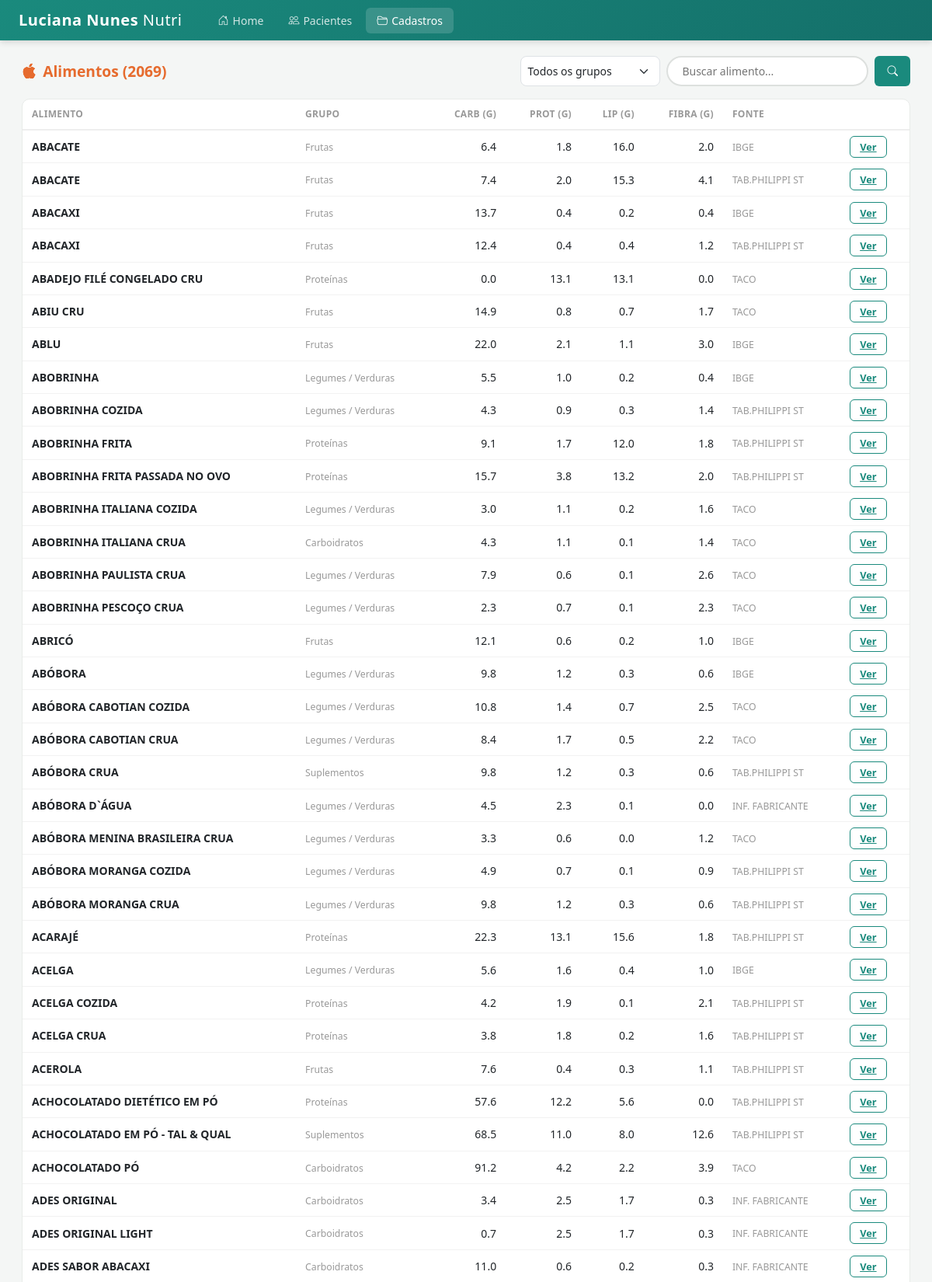
Screenshot of /cadastros/alimentos (upper part) with the database file from the repository.
### tables this page shows
CREATE TABLE "alimento" ("cd_alimento" INTEGER, "Fl_Tend_Consumo" INTEGER, "Fl_Controle" INTEGER, "Nm_Alimento" TEXT, "Vl_G_poli" TEXT, "Vl_g_mon" TEXT, "Vl_G_Sat" TEXT, "Vl_Colest" TEXT, "Vl_B1" TEXT, "Vl_B2" TEXT, "Vl_B6" TEXT, "Vl_B12" TEXT, "Vl_Nia" TEXT, "Vl_Folic" TEXT, "Vl_Pant" TEXT, "Vl_Iodo" TEXT, "Vl_mg" TEXT, "Vl_zinco" TEXT, "Vl_Mn" TEXT, "Vl_Cobre" TEXT, "Vl_Selen" TEXT, "Vl_Carb" TEXT, "Vl_G_Tot" TEXT, "Vl_Prot" TEXT, "Vl_Fibra" TEXT, "Vl_Vit_A" TEXT, "Vl_Vit_C" TEXT, "Vl_Vit_D" TEXT, "Vl_Vit_E" TEXT, "Vl_Na" TEXT, "Vl_Ca" TEXT, "Vl_K" TEXT, "Vl_P" TEXT, "Vl_Fe" TEXT, "Ds_Fonte" TEXT, "Vl_Arginina" TEXT, "Vl_Histidina" TEXT, "Vl_Isoleucina" TEXT, "Vl_Leucina" TEXT, "Vl_Lisina" TEXT, "Vl_Metionina" TEXT, "Vl_Fenilalanina" TEXT, "Vl_Treonina" TEXT, "Vl_Triptofano" TEXT, "Vl_Tirosina" TEXT, "Vl_Valina" TEXT, "Vl_Ac_Palmitico" TEXT, "Vl_Ac_Estearico" TEXT, "Vl_Ac_Oleico" TEXT, "Vl_Ac_Linoleico" TEXT, "Vl_Ac_Linolenico" TEXT);

CREATE TABLE "grupo_alimentos" ("CD_GRUPO" INTEGER, "FL_CONTROLE" INTEGER, "DS_GRUPO" TEXT);

### app.py (the view)
@app.route("/cadastros/alimentos")
def cadastros_alimentos():
    db = get_db()
    busca = request.args.get("q", "").strip()
    grupo = request.args.get("grupo", "")
    page = int(request.args.get("page", 1))
    per_page = 50
    grupos = db.execute("SELECT CD_GRUPO, DS_GRUPO FROM grupo_alimentos ORDER BY DS_GRUPO").fetchall()
    base_from = """
        FROM alimento a
        LEFT JOIN alimento_grupo ag ON a.cd_alimento = ag.CD_ALIMENTO
        LEFT JOIN grupo_alimentos g ON ag.CD_GRUPO = g.CD_GRUPO
    """
    params = []
    conditions = []
    if busca:
        conditions.append("a.Nm_Alimento LIKE ?")
        params.append(f"%{busca}%")
    if grupo:
        conditions.append("ag.CD_GRUPO = ?")
        params.append(grupo)
    where = (" WHERE " + " AND ".join(conditions)) if conditions else ""
    total = db.execute(f"SELECT COUNT(*) {base_from} {where}", params).fetchone()[0]
    rows = db.execute(f"""
        SELECT a.cd_alimento, a.Nm_Alimento, a.Vl_Carb, a.Vl_Prot, a.Vl_G_Tot,
               a.Vl_Fibra, a.Ds_Fonte, g.DS_GRUPO
        {base_from} {where} ORDER BY a.Nm_Alimento LIMIT ? OFFSET ?
    """, params + [per_page, (page - 1) * per_page]).fetchall()
    total_pages = max(1, (total + per_page - 1) // per_page)
    return render_template("cadastros_alimentos.html", alimentos=rows, grupos=grupos,
        busca=busca, grupo=grupo, page=page, total_pages=total_pages, total=total)

### app.py (called while the page is built)
@app.template_filter("num")
def num_filter(value, decimals=1):
    if value is None or value == "":
        return "—"
    try:
        if isinstance(val := value, str):
            val = val.replace(",", ".")
        return f"{float(val):.{decimals}f}"
    except (ValueError, TypeError):
        return "—"

def get_db():
    if "db" not in g:
        g.db = sqlite3.connect(DB_PATH)
        g.db.row_factory = sqlite3.Row
        g.db.execute("PRAGMA journal_mode=WAL")
        g.db.execute("PRAGMA cache_size=-8000")
    return g.db

### templates/cadastros_alimentos.html (shortened to what this page needs)
{% extends "base.html" %}
{% block content %}
<div class="d-flex justify-content-between align-items-center mb-3 flex-wrap gap-2">
    <h5 class="section-title mb-0"><i class="bi bi-apple me-2"></i>Alimentos ({{ total }})</h5>
    <form class="d-flex gap-2" method="get">
        <select name="grupo" class="form-select form-select-sm" style="width:180px;border-radius:8px" onchange="this.form.submit()">
            <option value="">Todos os grupos</option>
        </select>
        <input type="text" name="q" value="{{ busca }}" class="search-box" placeholder="Buscar alimento..." style="width:260px">
        <button class="btn-ava" type="submit"><i class="bi bi-search"></i></button>
    </form>
</div>
<div class="ava-card">
    <div class="ava-card-body" style="padding:0">
        <table class="ava-table">
            <thead>
                <tr>
                    <th>Alimento</th>
                    <th>Grupo</th>
                    <th class="text-end">Carb (g)</th>
                    <th class="text-end">Prot (g)</th>
                    <th class="text-end">Lip (g)</th>
                    <th class="text-end">Fibra (g)</th>
                    <th>Fonte</th>
                    <th></th>
                </tr>
            </thead>
            <tbody>
                {% for a in alimentos %}
                <tr>
                    <td style="font-weight:600">{{ a.Nm_Alimento }}</td>
                    <td><small style="color:#999">{{ a.DS_GRUPO if a.DS_GRUPO else '—' }}</small></td>
                    <td class="text-end">{{ a.Vl_Carb|num }}</td>
                    <td class="text-end">{{ a.Vl_Prot|num }}</td>
                    <td class="text-end">{{ a.Vl_G_Tot|num }}</td>
                    <td class="text-end">{{ a.Vl_Fibra|num }}</td>
                    <td><small style="color:#999">{{ a.Ds_Fonte if a.Ds_Fonte else '' }}</small></td>
                    <td><a href="/cadastros/alimento/{{ a.cd_alimento }}" class="btn-ava-outline" style="padding:4px 12px;font-size:.8rem">Ver</a></td>
                </tr>
                {% endfor %}
            </tbody>
        </table>
    </div>
</div>
{% endblock %}

### templates/base.html (style rules this page uses)
:root { --ava-teal: #1a8a7d; --ava-teal-dark: #14706a; --ava-teal-light: #e0f5f3; --ava-orange: #e66b2e; --ava-orange-light: #fff4ee; --ava-green: #28a745; --ava-pink: #e91e8c; --ava-bg: #f4f6f5; --ava-sidebar-w: 220px; }
* { font-family: 'Segoe UI', system-ui, -apple-system, sans-serif; }
body { background: var(--ava-bg); margin: 0; }
.ava-card { background: #fff; border: 1px solid #e8ebe9; border-radius: 10px; overflow: hidden; }
.ava-card-body { padding: 20px; }
.section-title { color: var(--ava-orange); font-size: 1.2rem; font-weight: 700; margin-bottom: 16px; }
.ava-table { width: 100%; border-collapse: collapse; }
.ava-table th { font-size: .75rem; text-transform: uppercase; color: #999; font-weight: 600; letter-spacing: .3px; padding: 10px 12px; border-bottom: 2px solid #eee; white-space: nowrap; }
.ava-table td { padding: 10px 12px; border-bottom: 1px solid #f2f2f2; font-size: .875rem; }
.btn-ava { background: var(--ava-teal); color: #fff; border: none; border-radius: 6px; padding: 6px 16px; font-weight: 600; font-size: .85rem; }
.btn-ava-outline { background: transparent; color: var(--ava-teal); border: 1.5px solid var(--ava-teal); border-radius: 6px; padding: 5px 14px; font-weight: 600; font-size: .85rem; }
.search-box { border: 2px solid #dde0de; border-radius: 25px; padding: 7px 18px; font-size: .875rem; transition: border-color .15s; }

### rows the page displays
alimento: Nm_Alimento "ABACATE", DS_GRUPO "Frutas", Vl_Carb|num "6.4", Vl_Prot|num "1.8", Vl_G_Tot|num "16.0", Vl_Fibra|num "2.0", Ds_Fonte "IBGE"
alimento: Nm_Alimento "ABACATE", DS_GRUPO "Frutas", Vl_Carb|num "7.4", Vl_Prot|num "2.0", Vl_G_Tot|num "15.3", Vl_Fibra|num "4.1", Ds_Fonte "TAB.PHILIPPI ST"
alimento: Nm_Alimento "ABACAXI", DS_GRUPO "Frutas", Vl_Carb|num "13.7", Vl_Prot|num "0.4", Vl_G_Tot|num "0.2", Vl_Fibra|num "0.4", Ds_Fonte "IBGE"
alimento: Nm_Alimento "ABACAXI", DS_GRUPO "Frutas", Vl_Carb|num "12.4", Vl_Prot|num "0.4", Vl_G_Tot|num "0.4", Vl_Fibra|num "1.2", Ds_Fonte "TAB.PHILIPPI ST"
alimento: Nm_Alimento "ABADEJO FILÉ CONGELADO CRU", DS_GRUPO "Proteínas", Vl_Carb|num "0.0", Vl_Prot|num "13.1", Vl_G_Tot|num "13.1", Vl_Fibra|num "0.0", Ds_Fonte "TACO"
alimento: Nm_Alimento "ABIU CRU", DS_GRUPO "Frutas", Vl_Carb|num "14.9", Vl_Prot|num "0.8", Vl_G_Tot|num "0.7", Vl_Fibra|num "1.7", Ds_Fonte "TACO"
alimento: Nm_Alimento "ABLU", DS_GRUPO "Frutas", Vl_Carb|num "22.0", Vl_Prot|num "2.1", Vl_G_Tot|num "1.1", Vl_Fibra|num "3.0", Ds_Fonte "IBGE"
alimento: Nm_Alimento "ABOBRINHA", DS_GRUPO "Legumes / Verduras", Vl_Carb|num "5.5", Vl_Prot|num "1.0", Vl_G_Tot|num "0.2", Vl_Fibra|num "0.4", Ds_Fonte "IBGE"
alimento: Nm_Alimento "ABOBRINHA COZIDA", DS_GRUPO "Legumes / Verduras", Vl_Carb|num "4.3", Vl_Prot|num "0.9", Vl_G_Tot|num "0.3", Vl_Fibra|num "1.4", Ds_Fonte "TAB.PHILIPPI ST"
alimento: Nm_Alimento "ABOBRINHA FRITA", DS_GRUPO "Proteínas", Vl_Carb|num "9.1", Vl_Prot|num "1.7", Vl_G_Tot|num "12.0", Vl_Fibra|num "1.8", Ds_Fonte "TAB.PHILIPPI ST"
alimento: Nm_Alimento "ABOBRINHA FRITA PASSADA NO OVO", DS_GRUPO "Proteínas", Vl_Carb|num "15.7", Vl_Prot|num "3.8", Vl_G_Tot|num "13.2", Vl_Fibra|num "2.0", Ds_Fonte "TAB.PHILIPPI ST"
alimento: Nm_Alimento "ABOBRINHA ITALIANA COZIDA", DS_GRUPO "Legumes / Verduras", Vl_Carb|num "3.0", Vl_Prot|num "1.1", Vl_G_Tot|num "0.2", Vl_Fibra|num "1.6", Ds_Fonte "TACO"
alimento: Nm_Alimento "ABOBRINHA ITALIANA CRUA", DS_GRUPO "Carboidratos", Vl_Carb|num "4.3", Vl_Prot|num "1.1", Vl_G_Tot|num "0.1", Vl_Fibra|num "1.4", Ds_Fonte "TACO"
alimento: Nm_Alimento "ABOBRINHA PAULISTA CRUA", DS_GRUPO "Legumes / Verduras", Vl_Carb|num "7.9", Vl_Prot|num "0.6", Vl_G_Tot|num "0.1", Vl_Fibra|num "2.6", Ds_Fonte "TACO"
alimento: Nm_Alimento "ABOBRINHA PESCOÇO CRUA", DS_GRUPO "Legumes / Verduras", Vl_Carb|num "2.3", Vl_Prot|num "0.7", Vl_G_Tot|num "0.1", Vl_Fibra|num "2.3", Ds_Fonte "TACO"
alimento: Nm_Alimento "ABRICÓ", DS_GRUPO "Frutas", Vl_Carb|num "12.1", Vl_Prot|num "0.6", Vl_G_Tot|num "0.2", Vl_Fibra|num "1.0", Ds_Fonte "IBGE"
alimento: Nm_Alimento "ABÓBORA", DS_GRUPO "Legumes / Verduras", Vl_Carb|num "9.8", Vl_Prot|num "1.2", Vl_G_Tot|num "0.3", Vl_Fibra|num "0.6", Ds_Fonte "IBGE"
alimento: Nm_Alimento "ABÓBORA CABOTIAN COZIDA", DS_GRUPO "Legumes / Verduras", Vl_Carb|num "10.8", Vl_Prot|num "1.4", Vl_G_Tot|num "0.7", Vl_Fibra|num "2.5", Ds_Fonte "TACO"
alimento: Nm_Alimento "ABÓBORA CABOTIAN CRUA", DS_GRUPO "Legumes / Verduras", Vl_Carb|num "8.4", Vl_Prot|num "1.7", Vl_G_Tot|num "0.5", Vl_Fibra|num "2.2", Ds_Fonte "TACO"
alimento: Nm_Alimento "ABÓBORA CRUA", DS_GRUPO "Suplementos", Vl_Carb|num "9.8", Vl_Prot|num "1.2", Vl_G_Tot|num "0.3", Vl_Fibra|num "0.6", Ds_Fonte "TAB.PHILIPPI ST"
alimento: Nm_Alimento "ABÓBORA D`ÁGUA", DS_GRUPO "Legumes / Verduras", Vl_Carb|num "4.5", Vl_Prot|num "2.3", Vl_G_Tot|num "0.1", Vl_Fibra|num "0.0", Ds_Fonte "INF. FABRICANTE"
alimento: Nm_Alimento "ABÓBORA MENINA BRASILEIRA CRUA", DS_GRUPO "Legumes / Verduras", Vl_Carb|num "3.3", Vl_Prot|num "0.6", Vl_G_Tot|num "0.0", Vl_Fibra|num "1.2", Ds_Fonte "TACO"
alimento: Nm_Alimento "ABÓBORA MORANGA COZIDA", DS_GRUPO "Legumes / Verduras", Vl_Carb|num "4.9", Vl_Prot|num "0.7", Vl_G_Tot|num "0.1", Vl_Fibra|num "0.9", Ds_Fonte "TAB.PHILIPPI ST"
alimento: Nm_Alimento "ABÓBORA MORANGA CRUA", DS_GRUPO "Legumes / Verduras", Vl_Carb|num "9.8", Vl_Prot|num "1.2", Vl_G_Tot|num "0.3", Vl_Fibra|num "0.6", Ds_Fonte "TAB.PHILIPPI ST"
alimento: Nm_Alimento "ACARAJÉ", DS_GRUPO "Proteínas", Vl_Carb|num "22.3", Vl_Prot|num "13.1", Vl_G_Tot|num "15.6", Vl_Fibra|num "1.8", Ds_Fonte "TAB.PHILIPPI ST"
alimento: Nm_Alimento "ACELGA", DS_GRUPO "Legumes / Verduras", Vl_Carb|num "5.6", Vl_Prot|num "1.6", Vl_G_Tot|num "0.4", Vl_Fibra|num "1.0", Ds_Fonte "IBGE"
alimento: Nm_Alimento "ACELGA COZIDA", DS_GRUPO "Proteínas", Vl_Carb|num "4.2", Vl_Prot|num "1.9", Vl_G_Tot|num "0.1", Vl_Fibra|num "2.1", Ds_Fonte "TAB.PHILIPPI ST"
alimento: Nm_Alimento "ACELGA CRUA", DS_GRUPO "Proteínas", Vl_Carb|num "3.8", Vl_Prot|num "1.8", Vl_G_Tot|num "0.2", Vl_Fibra|num "1.6", Ds_Fonte "TAB.PHILIPPI ST"
alimento: Nm_Alimento "ACEROLA", DS_GRUPO "Frutas", Vl_Carb|num "7.6", Vl_Prot|num "0.4", Vl_G_Tot|num "0.3", Vl_Fibra|num "1.1", Ds_Fonte "TAB.PHILIPPI ST"
alimento: Nm_Alimento "ACHOCOLATADO DIETÉTICO EM PÓ", DS_GRUPO "Proteínas", Vl_Carb|num "57.6", Vl_Prot|num "12.2", Vl_G_Tot|num "5.6", Vl_Fibra|num "0.0", Ds_Fonte "TAB.PHILIPPI ST"
alimento: Nm_Alimento "ACHOCOLATADO EM PÓ - TAL & QUAL", DS_GRUPO "Suplementos", Vl_Carb|num "68.5", Vl_Prot|num "11.0", Vl_G_Tot|num "8.0", Vl_Fibra|num "12.6", Ds_Fonte "TAB.PHILIPPI ST"
alimento: Nm_Alimento "ACHOCOLATADO PÓ", DS_GRUPO "Carboidratos", Vl_Carb|num "91.2", Vl_Prot|num "4.2", Vl_G_Tot|num "2.2", Vl_Fibra|num "3.9", Ds_Fonte "TACO"
alimento: Nm_Alimento "ADES ORIGINAL", DS_GRUPO "Carboidratos", Vl_Carb|num "3.4", Vl_Prot|num "2.5", Vl_G_Tot|num "1.7", Vl_Fibra|num "0.3", Ds_Fonte "INF. FABRICANTE"
alimento: Nm_Alimento "ADES ORIGINAL LIGHT", DS_GRUPO "Carboidratos", Vl_Carb|num "0.7", Vl_Prot|num "2.5", Vl_G_Tot|num "1.7", Vl_Fibra|num "0.3", Ds_Fonte "INF. FABRICANTE"
alimento: Nm_Alimento "ADES SABOR ABACAXI", DS_GRUPO "Carboidratos", Vl_Carb|num "11.0", Vl_Prot|num "0.6", Vl_G_Tot|num "0.2", Vl_Fibra|num "0.3", Ds_Fonte "INF. FABRICANTE"

### other values shown
{{ total }} "2069"
